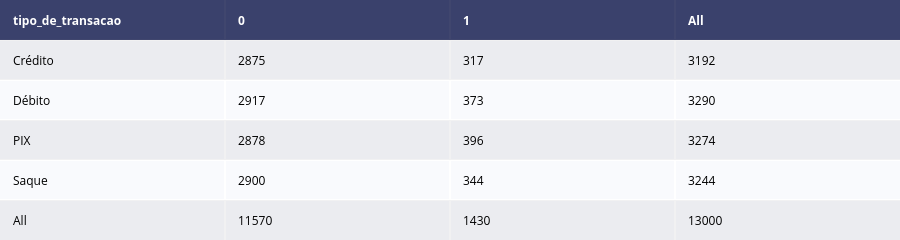

Write notebook code for a chart like this one.
### Code cell
# Tabela de Contingencia entre tipo de transacao e target

crosstab_tipo_transacao = pd.crosstab(df_transacoes['tipo_de_transacao'], df_transacoes['classe'], margins=True).reset_index()

tabela_tipo_transacao = ff.create_table(crosstab_tipo_transacao)

tabela_tipo_transacao.show()

### Figure 1 — Plotly figure (JSON) as saved in the notebook; plotly's stock layout.template omitted (floating-point values rounded to 4 significant figures)
{"data": [{"colorscale": [[0, "#00083e"], [0.5, "#ededee"], [1, "#ffffff"]], "hoverinfo": "none", "opacity": 0.75, "showscale": false, "type": "heatmap", "z": [[0, 0, 0, 0], [0.5, 0.5, 0.5, 0.5], [1, 1, 1, 1], [0.5, 0.5, 0.5, 0.5], [1, 1, 1, 1], [0.5, 0.5, 0.5, 0.5]]}], "layout": {"annotations": [{"align": "left", "font": {"color": "#ffffff"}, "showarrow": false, "text": "<b>tipo_de_transacao</b>", "x": -0.45, "xanchor": "left", "xref": "x", "y": 0, "yref": "y"}, {"align": "left", "font": {"color": "#ffffff"}, "showarrow": false, "text": "<b>0</b>", "x": 0.55, "xanchor": "left", "xref": "x", "y": 0, "yref": "y"}, {"align": "left", "font": {"color": "#ffffff"}, "showarrow": false, "text": "<b>1</b>", "x": 1.55, "xanchor": "left", "xref": "x", "y": 0, "yref": "y"}, {"align": "left", "font": {"color": "#ffffff"}, "showarrow": false, "text": "<b>All</b>", "x": 2.55, "xanchor": "left", "xref": "x", "y": 0, "yref": "y"}, {"align": "left", "font": {"color": "#000000"}, "showarrow": false, "text": "Crédito", "x": -0.45, "xanchor": "left", "xref": "x", "y": 1, "yref": "y"}, {"align": "left", "font": {"color": "#000000"}, "showarrow": false, "text": "2875", "x": 0.55, "xanchor": "left", "xref": "x", "y": 1, "yref": "y"}, {"align": "left", "font": {"color": "#000000"}, "showarrow": false, "text": "317", "x": 1.55, "xanchor": "left", "xref": "x", "y": 1, "yref": "y"}, {"align": "left", "font": {"color": "#000000"}, "showarrow": false, "text": "3192", "x": 2.55, "xanchor": "left", "xref": "x", "y": 1, "yref": "y"}, {"align": "left", "font": {"color": "#000000"}, "showarrow": false, "text": "Débito", "x": -0.45, "xanchor": "left", "xref": "x", "y": 2, "yref": "y"}, {"align": "left", "font": {"color": "#000000"}, "showarrow": false, "text": "2917", "x": 0.55, "xanchor": "left", "xref": "x", "y": 2, "yref": "y"}, {"align": "left", "font": {"color": "#000000"}, "showarrow": false, "text": "373", "x": 1.55, "xanchor": "left", "xref": "x", "y": 2, "yref": "y"}, {"align": "left", "font": {"color": "#000000"}, "showarrow": false, "text": "3290", "x": 2.55, "xanchor": "left", "xref": "x", "y": 2, "yref": "y"}, {"align": "left", "font": {"color": "#000000"}, "showarrow": false, "text": "PIX", "x": -0.45, "xanchor": "left", "xref": "x", "y": 3, "yref": "y"}, {"align": "left", "font": {"color": "#000000"}, "showarrow": false, "text": "2878", "x": 0.55, "xanchor": "left", "xref": "x", "y": 3, "yref": "y"}, {"align": "left", "font": {"color": "#000000"}, "showarrow": false, "text": "396", "x": 1.55, "xanchor": "left", "xref": "x", "y": 3, "yref": "y"}, {"align": "left", "font": {"color": "#000000"}, "showarrow": false, "text": "3274", "x": 2.55, "xanchor": "left", "xref": "x", "y": 3, "yref": "y"}, {"align": "left", "font": {"color": "#000000"}, "showarrow": false, "text": "Saque", "x": -0.45, "xanchor": "left", "xref": "x", "y": 4, "yref": "y"}, {"align": "left", "font": {"color": "#000000"}, "showarrow": false, "text": "2900", "x": 0.55, "xanchor": "left", "xref": "x", "y": 4, "yref": "y"}, {"align": "left", "font": {"color": "#000000"}, "showarrow": false, "text": "344", "x": 1.55, "xanchor": "left", "xref": "x", "y": 4, "yref": "y"}, {"align": "left", "font": {"color": "#000000"}, "showarrow": false, "text": "3244", "x": 2.55, "xanchor": "left", "xref": "x", "y": 4, "yref": "y"}, {"align": "left", "font": {"color": "#000000"}, "showarrow": false, "text": "All", "x": -0.45, "xanchor": "left", "xref": "x", "y": 5, "yref": "y"}, {"align": "left", "font": {"color": "#000000"}, "showarrow": false, "text": "11570", "x": 0.55, "xanchor": "left", "xref": "x", "y": 5, "yref": "y"}, {"align": "left", "font": {"color": "#000000"}, "showarrow": false, "text": "1430", "x": 1.55, "xanchor": "left", "xref": "x", "y": 5, "yref": "y"}, {"align": "left", "font": {"color": "#000000"}, "showarrow": false, "text": "13000", "x": 2.55, "xanchor": "left", "xref": "x", "y": 5, "yref": "y"}], "height": 230, "margin": {"b": 0, "l": 0, "r": 0, "t": 0}, "xaxis": {"dtick": 1, "gridwidth": 2, "showticklabels": false, "tick0": -0.5, "ticks": "", "zeroline": false}, "yaxis": {"autorange": "reversed", "dtick": 1, "gridwidth": 2, "showticklabels": false, "tick0": 0.5, "ticks": "", "zeroline": false}}}
